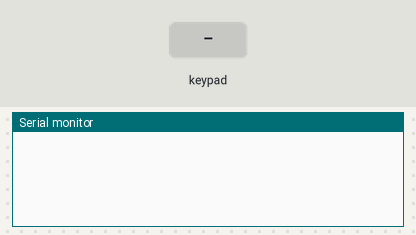
A sketch run on a simulated Arduino Uno, built with avr-gcc and run on an emulated ATmega328P. Shown: the last lines printed to the serial monitor. Wiring (inferred from the names in the program): 4×4 keypad with keys 1 2 3 A 4 5 6 B 7 8 9 C * 0 # D (labels assumed): rows pin 9, pin 8, pin 7, pin 6; columns pin 2, pin 3, pin 4, pin 5. The inputs (shaded band) are chosen by the test bench.

Above: at 1.2 s.
1.3 s: key '1' pressed
At 2.1 s:
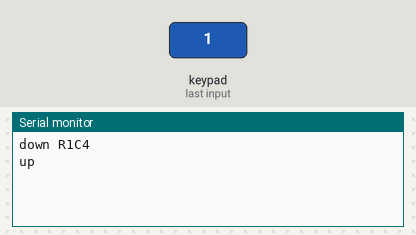
2.9 s: keypad keys 1 2 pressed 0.4 s apart
At 3.03 s:
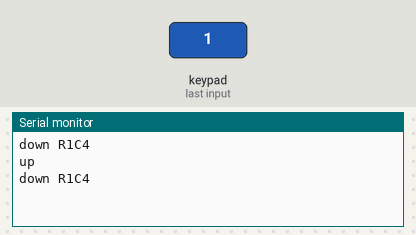
5.2 s: key '3' pressed
At 6.4 s:
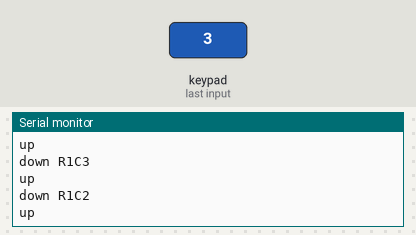
6.7 s: keypad keys 1 2 # pressed 0.4 s apart
At 8.3 s:
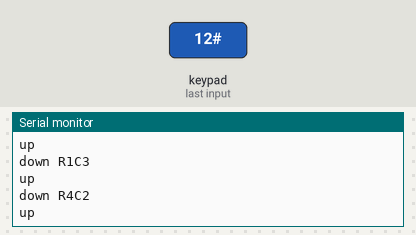
Timing chart, 0 to 9.8 s (numbered marks = the images above; inputs shaded):
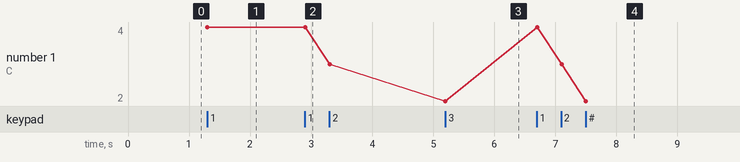

The sketch:

keypad_scan.ino
```cpp
// expect: down R3C2
// expect: down R1C4
// expect: up
// module: {"type":"keypad","pins":{"R1":"D9","R2":"D8","R3":"D7","R4":"D6","C1":"D5","C2":"D4","C3":"D3","C4":"D2"}}
// event: 300 keypadDown keypad [2,1]
// event: 450 keypadUp keypad
// event: 600 keypadDown keypad [0,3]
// event: 750 keypadUp keypad
// run-ms: 900
// Balayage écrit à la main, dans l'autre sens que Keypad : les lignes sont des sorties mises à LOW tour à tour,
// les colonnes sont lues en INPUT_PULLUP (registres directs pour la lecture, digitalWrite pour l'écriture).
const byte rows[4] = {9, 8, 7, 6}, cols[4] = {5, 4, 3, 2};
int last = -1;
void setup() {
  Serial.begin(115200);
  for (byte r = 0; r < 4; r++) { pinMode(rows[r], OUTPUT); digitalWrite(rows[r], HIGH); }
  for (byte c = 0; c < 4; c++) pinMode(cols[c], INPUT_PULLUP);
}
int scan() {
  for (byte r = 0; r < 4; r++) {
    digitalWrite(rows[r], LOW);
    for (byte c = 0; c < 4; c++) if (!(PIND & _BV(cols[c]))) { digitalWrite(rows[r], HIGH); return r * 4 + c; }
    digitalWrite(rows[r], HIGH);
  }
  return -1;
}
void loop() {
  int k = scan();
  if (k != last) {
    if (k >= 0) { Serial.print("down R"); Serial.print(k / 4 + 1); Serial.print("C"); Serial.println(k % 4 + 1); }
    else if (last >= 0) Serial.println("up");
    last = k;
  }
  delay(5);
}
```

Measured:
- after the input at 1.3 s, the serial monitor: prints a new line at once (image 1)
- after the input at 5.2 s, the serial monitor: prints a new line at once (image 3)
- after the input at 6.7 s, the serial monitor: prints a new line at once (image 4)
- plotted number 1: 4 → 3 after the input at 2.9 s, 3 → 2 after the input at 5.2 s
